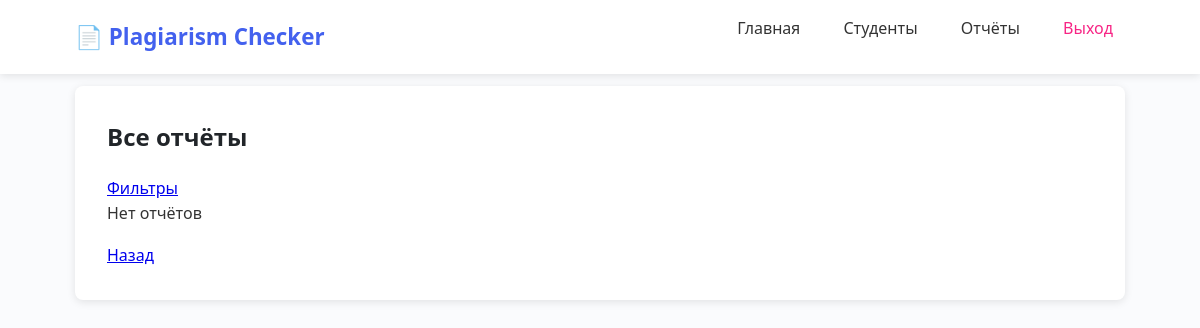
/teacher/reports (signed in), run on an earlier commit of the app's database.
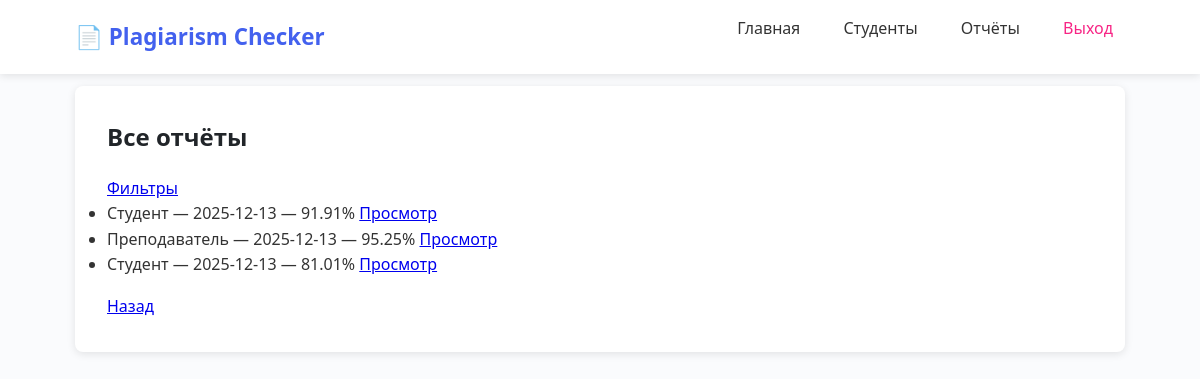
And on a later commit of the database.
### app/models.py (models this page shows)
class Report(db.Model):
    __tablename__ = 'reports'
    id = db.Column(db.Integer, primary_key=True)
    check_id = db.Column(db.Integer, db.ForeignKey('plagiarism_checks.id'), nullable=False)
    user_id = db.Column(db.Integer, db.ForeignKey('users.id'), nullable=False)
    generated_date = db.Column(db.DateTime, default=db.func.current_timestamp())
    uniqueness_percentage = db.Column(db.Float)
    user = db.relationship('User', back_populates='reports')
    check = db.relationship('PlagiarismCheck', back_populates='report')

class User(UserMixin, db.Model):
    __tablename__ = 'users'
    id = db.Column(db.Integer, primary_key=True)
    name = db.Column(db.String(100), nullable=False)
    email = db.Column(db.String(120), unique=True, nullable=False)
    role = db.Column(db.String(20), nullable=False)  # 'student', 'teacher', 'admin'
    password_hash = db.Column(db.String(128), nullable=False)
    documents = db.relationship('SourceDocument', back_populates='user')
    reports = db.relationship('Report', back_populates='user')

### app/teacher/routes.py (the view)
@bp.route('/reports')
@login_required
def reports():
    if current_user.role != 'teacher':
        flash('Доступ запрещён')
        return redirect(url_for('auth.login'))
    all_reports = get_all_reports()
    return render_template('teacher/reports.html', reports=all_reports)

### app/models.py (called while the page is built)
@login_manager.user_loader
def load_user(user_id):
    return User.query.get(int(user_id))

### app/teacher/services.py (called while the page is built)
def get_all_reports():
    return Report.query.order_by(Report.generated_date.desc()).all()

### app/templates/teacher/reports.html
{% extends "base.html" %}
{% block content %}
<h2>Все отчёты</h2>
<a href="{{ url_for('teacher.filter_reports') }}">Фильтры</a>
{% if reports %}
  <ul>
    {% for r in reports %}
      <li>
        {{ r.user.name }} — {{ r.generated_date.strftime('%Y-%m-%d') }} — {{ r.uniqueness_percentage }}%
        <a href="{{ url_for('teacher.view_report', report_id=r.id) }}">Просмотр</a>
      </li>
    {% endfor %}
  </ul>
{% else %}
  <p>Нет отчётов</p>
{% endif %}
<a href="{{ url_for('teacher.dashboard') }}">Назад</a>
{% endblock %}

### app/templates/base.html (shortened to what this page needs)
<!DOCTYPE html>
<html lang="ru">
<head>
</head>
<body>
<header>
    <div class="container">
        <nav class="navbar">
            <a href="{% if current_user.is_authenticated %}{{ url_for(current_user.role + '.dashboard') }}{% else %}{{ url_for('auth.login') }}{% endif %}" class="logo">
                📄 Plagiarism Checker
            </a>
            {% if current_user.is_authenticated %}
            <ul class="nav-links">
                {% if current_user.role == 'student' %}
                    <li><a href="{{ url_for('student.dashboard') }}">Главная</a></li>
                    <li><a href="{{ url_for('student.upload') }}">Загрузить</a></li>
                    <li><a href="{{ url_for('student.history') }}">История</a></li>
                {% elif current_user.role == 'teacher' %}
                    <li><a href="{{ url_for('teacher.dashboard') }}">Главная</a></li>
                    <li><a href="{{ url_for('teacher.manage_students') }}">Студенты</a></li>
                    <li><a href="{{ url_for('teacher.reports') }}">Отчёты</a></li>
                {% elif current_user.role == 'admin' %}
                    <li><a href="{{ url_for('admin.dashboard') }}">Админка</a></li>
                    <li><a href="{{ url_for('admin.user_management') }}">Пользователи</a></li>
                {% endif %}
                <li><a href="{{ url_for('auth.logout') }}" class="logout-link">Выход</a></li>
            </ul>
            {% endif %}
        </nav>
    </div>
</header>
<div class="container">
    <main>
        {% block content %}{% endblock %}
    </main>
</div>
</body>
</html>

### app/templates/base.html (style rules this page uses)
:root { --primary: #4361ee; --primary-light: #4895ef; --secondary: #3f37c9; --success: #4cc9f0; --danger: #f72585; --light: #f8f9fa; --dark: #212529; --bg: #ffffff; --text: #333333; --border: #dee2e6; --shadow: 0 2px 8px rgba(0,0,0,0.1); --radius: 8px; }
* { margin: 0; padding: 0; box-sizing: border-box; }
body { font-family: 'Segoe UI', Tahoma, Geneva, Verdana, sans-serif; background-color: #fafbfd; color: var(--text); line-height: 1.6; padding-top: 70px; padding-bottom: 40px; }
header { background: white; box-shadow: var(--shadow); position: fixed; top: 0; left: 0; right: 0; z-index: 1000; }
.container { width: 90%; max-width: 1100px; margin: 0 auto; padding: 0 15px; }
.navbar { display: flex; justify-content: space-between; align-items: center; padding: 1rem 0; }
.logo { font-size: 1.4rem; font-weight: 700; color: var(--primary); text-decoration: none; }
.nav-links { display: flex; list-style: none; gap: 1.2rem; }
.nav-links a { text-decoration: none; color: var(--text); font-weight: 500; padding: 6px 12px; border-radius: var(--radius); transition: background 0.2s; }
.logout-link { color: var(--danger) !important; }
main { background: white; border-radius: var(--radius); padding: 2rem; box-shadow: var(--shadow); margin-top: 1rem; }
h1, h2, h3 { margin-bottom: 1.2rem; color: var(--dark); }
p, ul, ol { margin-bottom: 1rem; }

What changed in the data, as far as the page shows it:
added Report: user.name "Студент", generated_date "2025-12-13", uniqueness_percentage "91.91"
added Report: user.name "Преподаватель", generated_date "2025-12-13", uniqueness_percentage "95.25"
added Report: user.name "Студент", generated_date "2025-12-13", uniqueness_percentage "81.01"
Also different on the page:
text no longer shown: "Нет отчётов"
